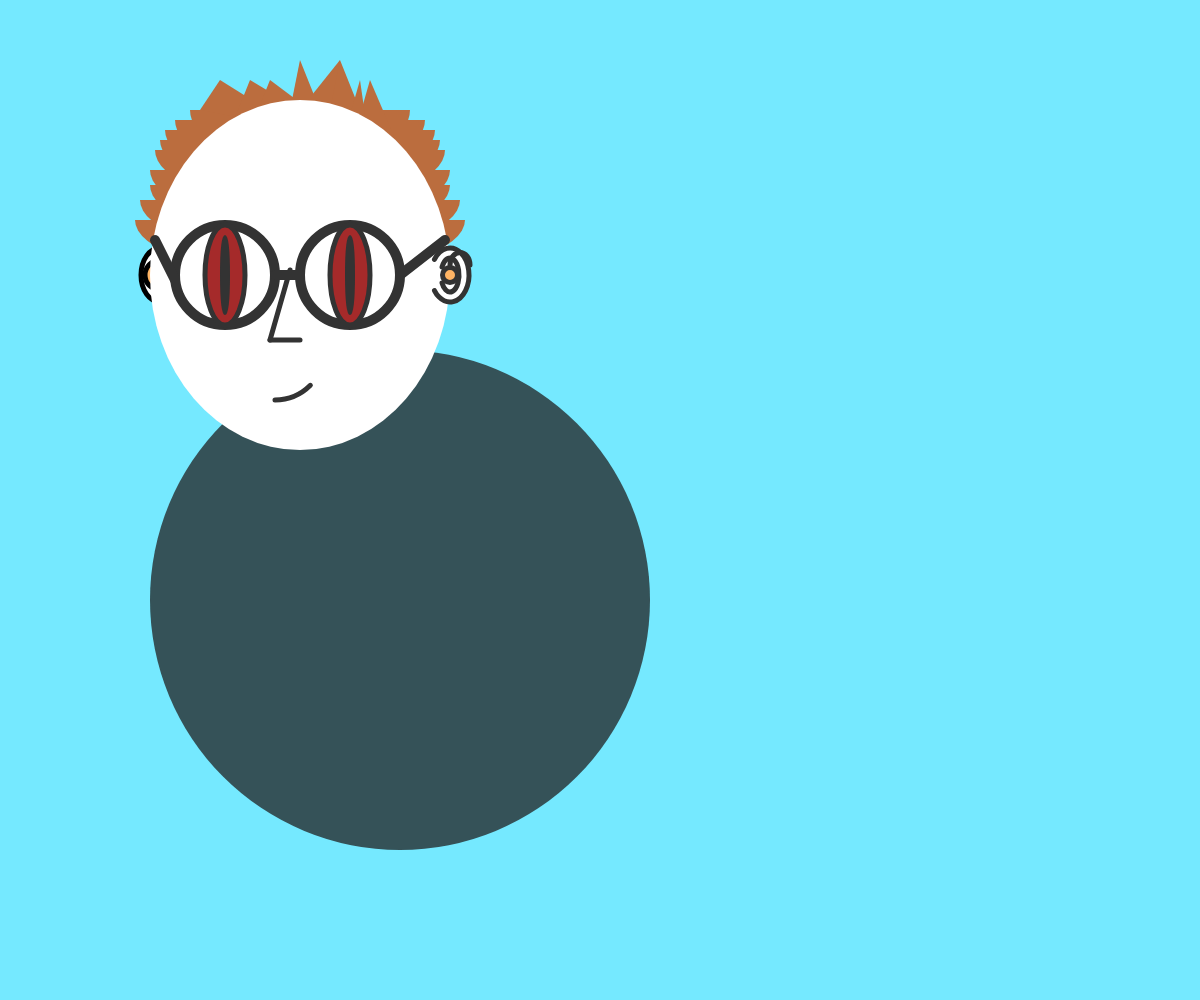
Frame 1 (no input)
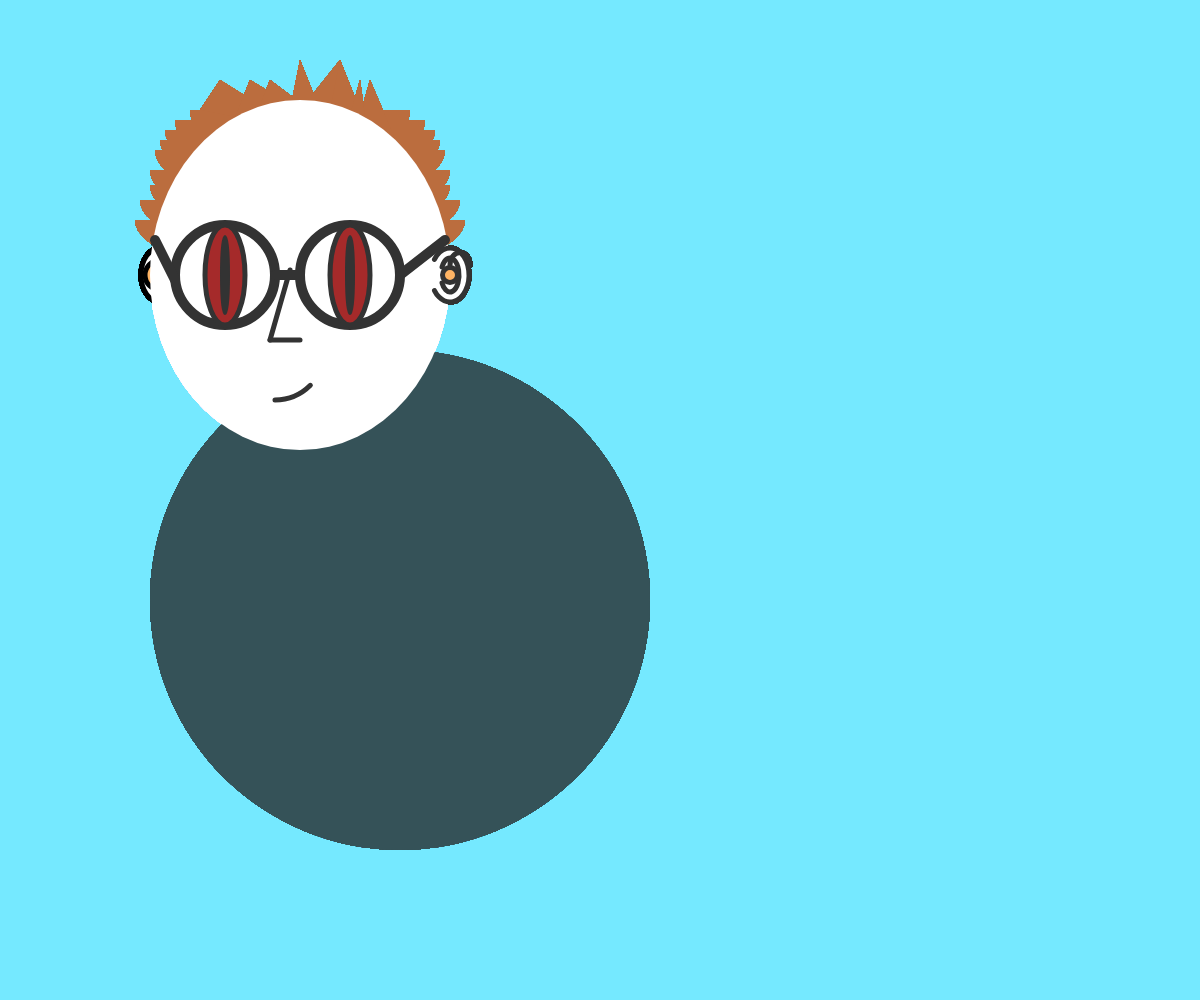
Frame 60 (no input)
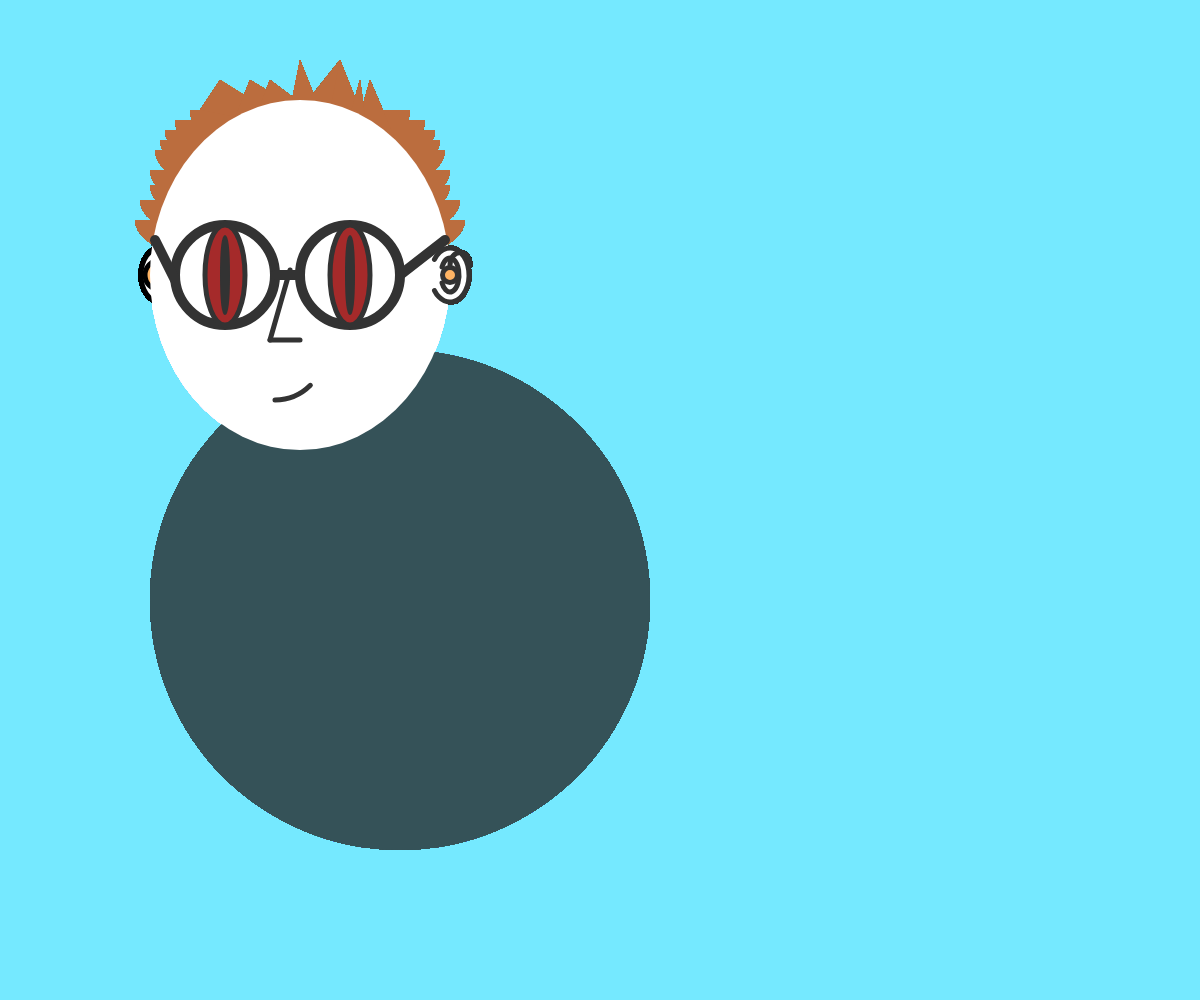
Frame 120 (the mouse pressed at the canvas centre since frame 60)

The p5.js sketch that drew these frames (run headless with seeded random() and noise() and a simulated clock; from frame 60 on, the mouse is pressed at the canvas centre):

// p5.js sketch
// ── sketch.js
//sets font size
// let font,
//     fontsize=40;
let x, y;


function setup() {
  createCanvas(windowWidth, windowHeight);
  x = width / 2;
  y = height / 2;
  background(117, 233, 255);
}

function draw() {
  //start portrait
  push();  
  //hair
  noStroke()
  fill(187, 109, 62);
  arc(300, 110, 220, 110, 0, PI, CHORD);
  arc(300, 120, 250, 110, 0, PI, CHORD);
  arc(300, 130, 260, 110, 0, PI, CHORD);
  arc(300, 130, 270, 110, 0, PI, CHORD);
  arc(300, 140, 280, 110, 0, PI, CHORD);
  arc(300, 150, 290, 110, 0, PI, CHORD);
  arc(300, 170, 300, 110, 0, PI, CHORD);
  arc(300, 185, 300, 110, 0, PI, CHORD);
  arc(300, 200, 320, 110, 0, PI, CHORD);
  arc(300, 220, 330, 110, 0, PI, CHORD);
  triangle(200, 110, 220, 80, 300, 130);
  triangle(230, 130, 250, 80, 300, 110);
  triangle(250, 130, 270, 80, 310, 110);
  triangle(290, 110, 300, 60, 320, 110);
  triangle(300, 110, 340, 60, 340, 110);
  triangle(330, 110, 340, 60, 360, 110);
  triangle(350, 150, 370, 80, 400, 150);
  triangle(340, 150, 360, 80, 370, 150);


  //mah torso
  noStroke();
  fill(53, 82, 88);
  ellipse(400, 600, 500);

  // left ear - code borrowed from Ishaq with many thanks!
  strokeWeight(5);
  stroke(0, 0, 0)
  fill(255, 255, 255);
  ellipse(160, 275, 38, 54);

  //left hearing aid
  fill(255, 180, 100);
  ellipse(160, 275, 30);

  //head
  fill(255, 255, 255);
  noStroke();
  ellipse(300, 275, 300, 350);

  //honker
  strokeWeight(5);
  stroke(51);
  line(290, 270, 270, 340);
  line(270, 340, 300, 340);

  //mouth
  noFill();
  strokeWeight(5);
  stroke(51);
  arc(275, 350, 100, 100, QUARTER_PI, HALF_PI);

  //glasses left
  strokeWeight(10);
  stroke(51);
  circle(225, 275, 100);

  //glasses right
  strokeWeight(10);
  stroke(51);
  circle(350, 275, 100);

  //glasses nose piece
  strokeWeight(10);
  line(275, 275, 300, 275);

  //eyeball right
  strokeWeight(5);
  fill(165, 42, 42);
  ellipse(350, 275, 40, 100);

  //iris right
  noFill();
  strokeWeight(5);
  ellipse(350, 275, 5, 75);

  //eyeball left
  strokeWeight(5);
  fill(165, 42, 42);
  ellipse(225, 275, 40, 100);

  //iris left
  noFill();
  strokeWeight(5);
  ellipse(225, 275, 5, 75);

  // right ear - code borrowed from Ishaq with many thanks!
  fill(255, 255, 255);
  arc(450, 275, 38, 54, PI + QUARTER_PI, PI - QUARTER_PI);
  arc(450, 275, 18, 34, PI + QUARTER_PI, PI - QUARTER_PI);

  //right hearing aid
  fill(255, 180, 100);
  ellipse(450, 275, 15);
  //getting fancy with the wire and everything
  noFill();
  arc(460, 265, 20, 25, PI, TWO_PI);

  //right glasses earpiece
  strokeWeight(10);
  line(400, 275, 445, 240);

  //left glasses earpiece
  strokeWeight(10);
  line(155, 240, 175, 280);
  
  pop();

}
